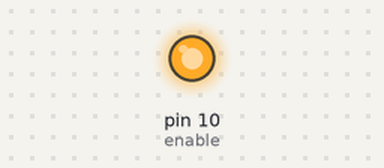
Recording of a sketch running on a simulated Arduino Uno, built with avr-gcc and run on an emulated ATmega328P. Parts: output pins drawn as LEDs (lit = HIGH). Pins used as bus, display or sensor lines are not drawn.

Above: at 0.1 s.
Timing chart, 0 to 1.6 s (numbered marks = the images above):
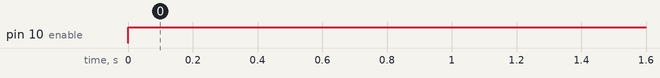

The sketch:

testMux.ino
```cpp
//Arduino pins to circuit
#define muxBit0 0 //Arduino Pin 0, Atmega pin 2 to mux A0
#define muxBit1 1 //Arduino Pin 1, Atmega pin 3 to mux A1
#define muxBit2 2 //Arduino Pin 2, Atmega pin 4 to mux A2
#define muxBit3 3 //Arduino Pin 3, Atmega pin 5 to mux A3
#define enable 10


void mux(bool bit3, bool bit2, bool bit1, bool bit0) {
  digitalWrite(muxBit0, bit0);
  digitalWrite(muxBit1, bit1);
  digitalWrite(muxBit2, bit2);
  digitalWrite(muxBit3, bit3);
  delayMicroseconds(100);
  digitalWrite(enable,0);
  delayMicroseconds(100);
  digitalWrite(enable,1);
  delayMicroseconds(100);
}


/*The setup function runs on startup*/
void setup() {
  pinMode(enable, OUTPUT);
  pinMode(muxBit0, OUTPUT); //Set muxBit0 as an output
  pinMode(muxBit1, OUTPUT); //Set muxBit1 as an output
  pinMode(muxBit2, OUTPUT); //Set muxBit2 as an output
  pinMode(muxBit3, OUTPUT); //Set muxBit3 as an output

}


void loop() {


  mux(0,0,0,0);
  delay(500);
  mux(0,0,0,1);
  delay(500);
  mux(0,0,1,0);
  delay(500);
  mux(0,0,1,1);
  delay(500);


  mux(0,1,0,0);
  delay(500);
  mux(0,1,0,1);
  delay(500);
  mux(0,1,1,0);
  delay(500);
  mux(0,1,1,1);
  delay(500);


  mux(1,0,0,0);
  delay(500);
  mux(1,0,0,1);
  delay(500);
  mux(1,0,1,0);
  delay(500);
  mux(1,0,1,1);
  delay(500);

  /*hh COMMITTTT NUMBER 10000
  mux(1,1,0,0);
  delay(500);
  mux(1,1,0,1);
  delay(500);
  mux(1,1,1,0);
  delay(500);
  mux(1,1,1,1);
  delay(500);*/

} //end of void
```

Measured:
- by itself, pin 10 (enable): LOW → HIGH at 0.00 s
